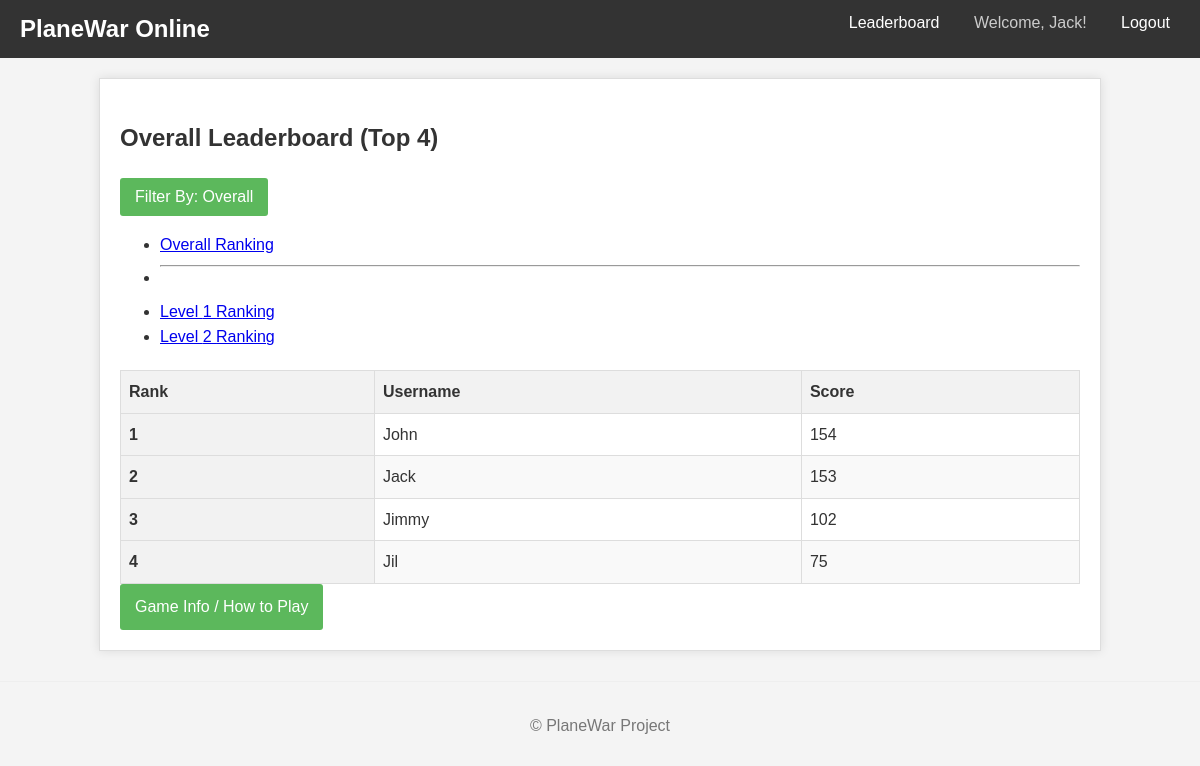
Page /leaderboard (signed in) on the committed database.
### models.py (models this page shows, shortened)
class User(UserMixin, db.Model):
    __tablename__ = 'users'
    id = db.Column(db.Integer, primary_key=True)
    username = db.Column(db.String(64), index=True, unique=True, nullable=False)
    password_hash = db.Column(db.String(128), nullable=False)
    scores = db.relationship('Score', backref='player', lazy='dynamic', cascade="all, delete-orphan")

### views.py (the view)
@bp.route('/leaderboard')
@bp.route('/leaderboard/level/<int:level_num>')
@login_required # Keep login required for viewing leaderboards
def leaderboard(level_num=None):
    try:
        available_levels = get_distinct_levels() # Get levels for dropdown/links
        leaderboard_data = []
        leaderboard_title = ""
        current_level_filter = "Overall" # Default display filter name
        if level_num is not None:
            if level_num not in available_levels:
                 flash(f"Level {level_num} does not exist or has no scores.", "warning")
                 return redirect(url_for('views.leaderboard')) # Redirect to overall on invalid level
            leaderboard_data = get_leaderboard_by_level(level_num)
            leaderboard_title = f"Leaderboard - Level {level_num} (Top {len(leaderboard_data)})"
            current_level_filter = f"Level {level_num}"
        else:
            leaderboard_data = get_overall_leaderboard()
            leaderboard_title = f"Overall Leaderboard (Top {len(leaderboard_data)})"
        return render_template('leaderboard.html',
                               title=leaderboard_title,
                               scores_data=leaderboard_data,
                               available_levels=available_levels,
                               current_level_filter=current_level_filter
                              )
    except Exception as e:
        print(f"Error loading leaderboard view: {e}")
        flash("An error occurred while loading the leaderboard.", "danger")
        return redirect(url_for('views.index')) # Redirecting back to index is safer

### leaderboard_service.py (called while the page is built)
def get_distinct_levels():
    levels = db.session.query(Score.level)\
                       .distinct()\
                       .order_by(Score.level.asc())\
                       .all()
    distinct_levels = [level[0] for level in levels] # Extract level numbers from tuples
    return distinct_levels

### models.py (called while the page is built)
@login_manager.user_loader
def load_user(user_id):
    try:
        return db.session.get(User, int(user_id))
    except (TypeError, ValueError):
        return None

### templates/leaderboard.html (shortened to what this page needs)
{% extends "base.html" %}
{% block content %}
    <h2>{{ title }}</h2>
    <div class="leaderboard-controls mb-3">
        <div class="dropdown">
            <button class="btn btn-secondary dropdown-toggle" type="button" id="leaderboardTypeDropdown" data-bs-toggle="dropdown" aria-expanded="false">
                Filter By: {{ current_level_filter }}
            </button>
            <ul class="dropdown-menu" aria-labelledby="leaderboardTypeDropdown">
                <li><a class="dropdown-item {% if current_level_filter == 'Overall' %}active{% endif %}"
                       href="{{ url_for('views.leaderboard') }}">Overall Ranking</a></li>
                {% if available_levels %}
                    <li><hr class="dropdown-divider"></li>
                    {% for level in available_levels %}
                    <li><a class="dropdown-item {% if current_level_filter == 'Level ' + level|string %}active{% endif %}"
                           href="{{ url_for('views.leaderboard', level_num=level) }}">Level {{ level }} Ranking</a></li>
                    {% endfor %}
                {% endif %}
            </ul>
        </div>
    </div>
    {% if scores_data %}
        <div class="table-responsive">
            <table class="table table-striped table-hover">
                <thead>
                    <tr>
                        <th scope="col">Rank</th>
                        <th scope="col">Username</th>
                        <th scope="col">Score</th>
                    </tr>
                </thead>
                <tbody>
                    {% for item in scores_data %}
                    <tr>
                        <th scope="row">{{ item.rank }}</th>
                        <td>{{ item.username }}</td>
                        <td>{{ item.score }}</td>
                    </tr>
                    {% endfor %}
                </tbody>
            </table>
        </div>
    {% else %}
        <p class="text-center fst-italic">No scores submitted yet for this leaderboard view.</p>
    {% endif %}
    {% if current_user.is_authenticated %}
        <div class="mt-3">
             <a href="{{ url_for('views.game') }}" class="btn btn-info">Game Info / How to Play</a>
        </div>
    {% endif %}
{% endblock %}

### templates/base.html (shortened to what this page needs)
<!DOCTYPE html>
<html lang="en">
<head>
    <link rel="stylesheet" href="{{ url_for('static', filename='style.css') }}">
</head>
<body>
    <nav>
        <h1>PlaneWar Online</h1>
        <ul>
            <li><a href="{{ url_for('views.leaderboard') }}">Leaderboard</a></li>
            {% if current_user.is_authenticated %}
                <li><span>Welcome, {{ current_user.username }}!</span></li>
                <li><a href="{{ url_for('auth.logout') }}">Logout</a></li>
            {% else %}
                <li><a href="{{ url_for('auth.login') }}">Login</a></li>
                <li><a href="{{ url_for('auth.register') }}">Register</a></li>
            {% endif %}
        </ul>
    </nav>
    <div class="container">
        {% block content %}
        {% endblock %}
    </div>
    <footer>
        <p>&copy; {{ now.year }} PlaneWar Project</p>
    </footer>
</body>
</html>

### static/style.css (style rules this page uses)
body { font-family: sans-serif; line-height: 1.6; margin: 0; padding: 0; background-color: #f4f4f4; color: #333; }
.container { max-width: 960px; margin: 20px auto; padding: 20px; background-color: #fff; border: 1px solid #ddd; box-shadow: 0 0 10px rgba(0, 0, 0, 0.1); }
nav { background-color: #333; color: #fff; padding: 10px 0; margin-bottom: 20px; }
nav h1 { display: inline-block; margin: 0 0 0 20px; font-size: 1.5em; }
nav ul { list-style: none; padding: 0; margin: 0; float: right; }
nav ul li { display: inline-block; margin-right: 20px; }
nav ul li a { color: #fff; text-decoration: none; padding: 5px 10px; }
nav ul li span { color: #ccc; }
button.btn, a.btn { display: inline-block; background-color: #5cb85c; color: white; padding: 10px 15px; border: none; border-radius: 3px; cursor: pointer; text-decoration: none; font-size: 1em; }
table { width: 100%; border-collapse: collapse; margin-top: 20px; }
table th, table td { border: 1px solid #ddd; padding: 8px; text-align: left; }
table th { background-color: #f2f2f2; font-weight: bold; }
table tbody tr:nth-child(even) { background-color: #f9f9f9; }
footer { text-align: center; margin-top: 30px; padding-top: 15px; border-top: 1px solid #eee; color: #777; }

### rows in the picture
User: username "Jack", rank "2", score "153"
User: rank "1", username "John", score "154"
User: rank "3", username "Jimmy", score "102"
User: rank "4", username "Jil", score "75"

### other values in the picture
{{ title }} "Overall Leaderboard (Top 4)"
{{ current_level_filter }} "Overall"
{{ level }} "1" "2"
